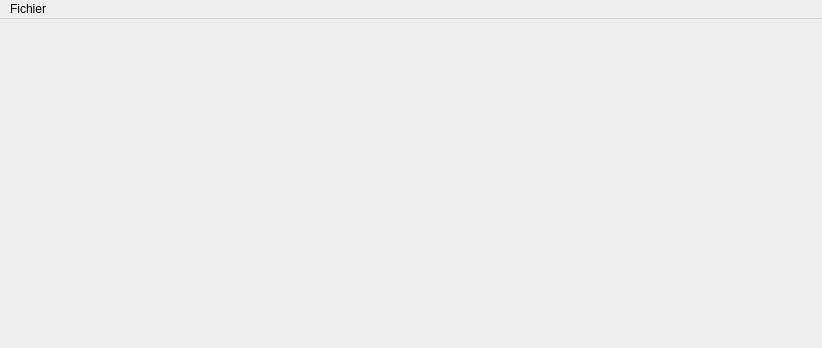
<?xml version="1.0" encoding="UTF-8"?>
<ui version="4.0">
 <class>MacWindow</class>
 <widget class="QMainWindow" name="MacWindow">
  <property name="geometry">
   <rect>
    <x>0</x>
    <y>0</y>
    <width>822</width>
    <height>348</height>
   </rect>
  </property>
  <widget class="QWidget" name="centralwidget">
   <layout class="QVBoxLayout" name="verticalLayout">
    <property name="spacing">
     <number>0</number>
    </property>
    <property name="leftMargin">
     <number>0</number>
    </property>
    <property name="topMargin">
     <number>0</number>
    </property>
    <property name="rightMargin">
     <number>0</number>
    </property>
    <property name="bottomMargin">
     <number>0</number>
    </property>
   </layout>
  </widget>
  <widget class="QMenuBar" name="menubar">
   <property name="geometry">
    <rect>
     <x>0</x>
     <y>0</y>
     <width>822</width>
     <height>22</height>
    </rect>
   </property>
   <widget class="QMenu" name="menuParam_tres">
    <property name="title">
     <string>Fichier</string>
    </property>
    <addaction name="actionSettings"/>
   </widget>
   <addaction name="menuParam_tres"/>
  </widget>
  <action name="actionSettings">
   <property name="text">
    <string>Paramètres</string>
   </property>
  </action>
 </widget>
 <resources/>
 <connections/>
</ui>
